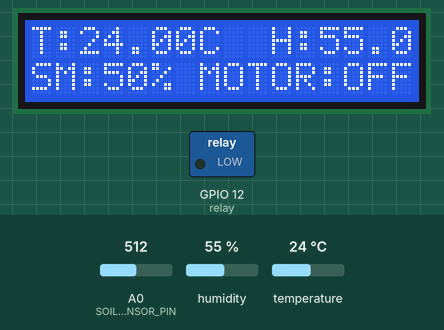
This sketch was run on a simulated ESP8266 (NodeMCU). Parts: 16×2 character LCD, switched loads named in the sketch (green lamp = pin HIGH). The test bench sets the inputs (shaded band); at power-on: A0 (SOIL_SENSOR_PIN) = 512, humidity 55 %, temperature 24 °C. WiFi joins after 1.5 s; servers stay silent unless stated; what the sketch prints to the serial monitor is not drawn.

Above: at 3.1 s.
3.2 s: A0 (SOIL_SENSOR_PIN) set to 707
At 3.51 s:
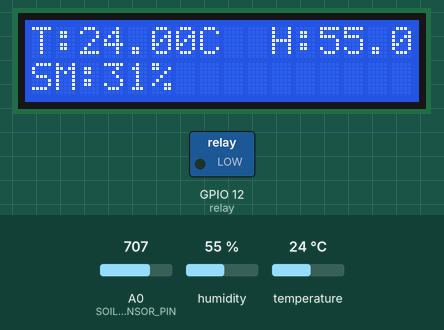
5.0 s: A0 (SOIL_SENSOR_PIN) set to 733
At 7.2 s:
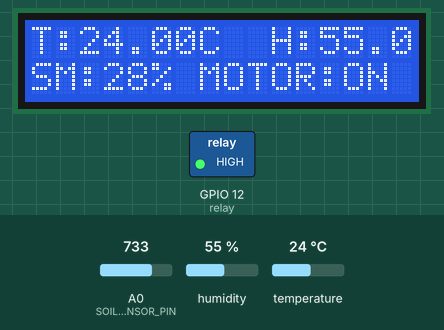
10.2 s: humidity set to 22 %
At 12.95 s:
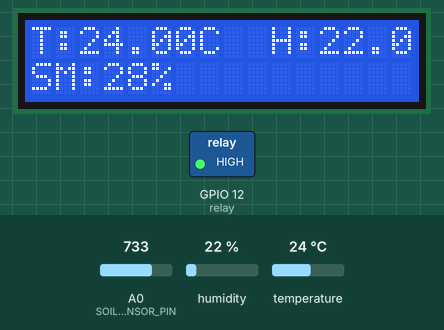
14.2 s: temperature set to 12 °C
At 16.6 s:
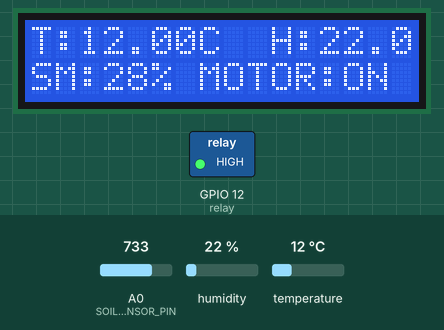
16.9 s: A0 (SOIL_SENSOR_PIN) set to 716
At 19.3 s:
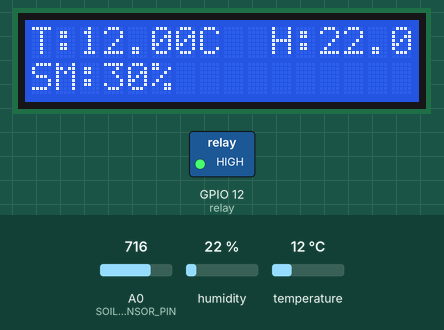
19.6 s: humidity set to 40 %
At 21.8 s:
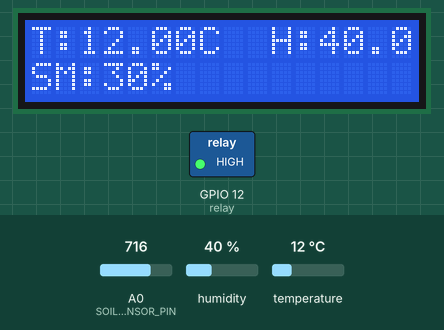
Timing chart, 0 to 23.3 s (numbered marks = the images above; inputs shaded):
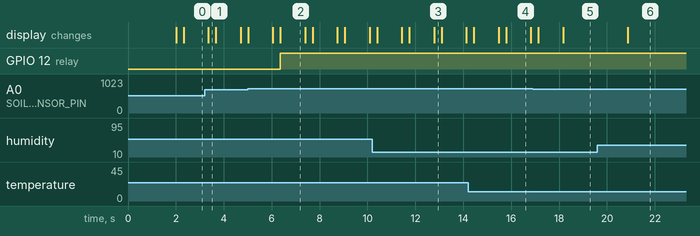

The sketch:

FINAL_FILE.ino
```cpp
#define BLYNK_TEMPLATE_ID "TMPL6x5DaJws1"
#define BLYNK_TEMPLATE_NAME "GrowTech"
#define BLYNK_AUTH_TOKEN "pQnwF6MH7Uh9a8gT2kQeL_c3NvK-D6Nw"


#include <Wire.h>
#include <LiquidCrystal_I2C.h>
#include <DHT.h>
#include <BlynkSimpleEsp8266.h>
#include <ThingSpeak.h>

#define DHTPIN 2  // D4
#define DHTTYPE DHT11
DHT dht(DHTPIN, DHTTYPE);
  int soilMoistureThreshold = 30;
  int relay=12; // D6

#define SOIL_SENSOR_PIN A0

LiquidCrystal_I2C lcd(0x3F, 16, 2);
unsigned long channelNumber = 2438538;
char writeAPIKey[] = "UZTYTNFE99ZFN2GD";
char auth[] = "pQnwF6MH7Uh9a8gT2kQeL_c3NvK-D6Nw";

void setup() {
  Serial.begin(115200);
  Blynk.begin(auth, "JnU Students", "stdwifi154");
  pinMode(relay,OUTPUT);

  delay(100);
  lcd.init();
  lcd.clear();
  lcd.backlight();
  dht.begin();
}

void loop() {
  Blynk.run();

  float temperature = dht.readTemperature();
  float humidity = dht.readHumidity();
  int soilMoisture = analogRead(SOIL_SENSOR_PIN);
    soilMoisture = map(soilMoisture, 0, 1023, 100, 0);

  lcd.clear();
  lcd.setCursor(0, 0);
  lcd.print("T:");
  lcd.print(temperature);
  lcd.print("C");

  lcd.setCursor(10, 0);
  lcd.print("H:");
  lcd.print(humidity);
  lcd.print("%");

  lcd.setCursor(0, 1);
  lcd.print("SM:");
  lcd.print(soilMoisture);
  lcd.print("%");

  Blynk.virtualWrite(V1, temperature);
  Blynk.virtualWrite(V2, humidity);
  Blynk.virtualWrite(V0, soilMoisture);
   Serial.print("temperature:");
    Serial.println(temperature);
     Serial.print("humidity:");
      Serial.println(humidity);
       Serial.print("soilMoisture:");
       Serial.println(soilMoisture);

   WiFiClient client;


  ThingSpeak.begin(client);

  ThingSpeak.setField(1,soilMoisture);
  ThingSpeak.setField(2, temperature);
  ThingSpeak.setField(3, humidity);


  ThingSpeak.writeFields(channelNumber, writeAPIKey);

  if (soilMoisture > soilMoistureThreshold) {
    Serial.print("realy on");
    digitalWrite(relay,LOW);
      lcd.setCursor(7, 1);
  lcd.print("MOTOR:OFF");

  }
  else if ((soilMoisture < soilMoistureThreshold)) {
    Serial.print("realy off");
    digitalWrite(relay,HIGH);
       lcd.setCursor(7, 1);
  lcd.print("MOTOR:ON");

  }

  delay(1000);
}
```

Measured:
- the behaviour switches between 721 and 722 on A0 (SOIL_SENSOR_PIN) (found by bisection; images 1 and 2)
- after the input at 3.2 s, the display: changes after 0.16 s (image 1)
- after the input at 5.0 s, GPIO 12 (relay): LOW → HIGH after 1.4 s; the display: first differs from a run without the input after 1.1 s (image 2 shows a later state)
- after the input at 10.2 s, the display: first differs from a run without the input after 2.6 s (image 3)
- after the input at 14.2 s, the display: first differs from a run without the input after 1.3 s (image 4 shows a later state)
- after the input at 16.9 s, the display: first differs from a run without the input after 1.3 s (image 5)
- after the input at 19.6 s, the display: changes after 1.3 s (image 6)
